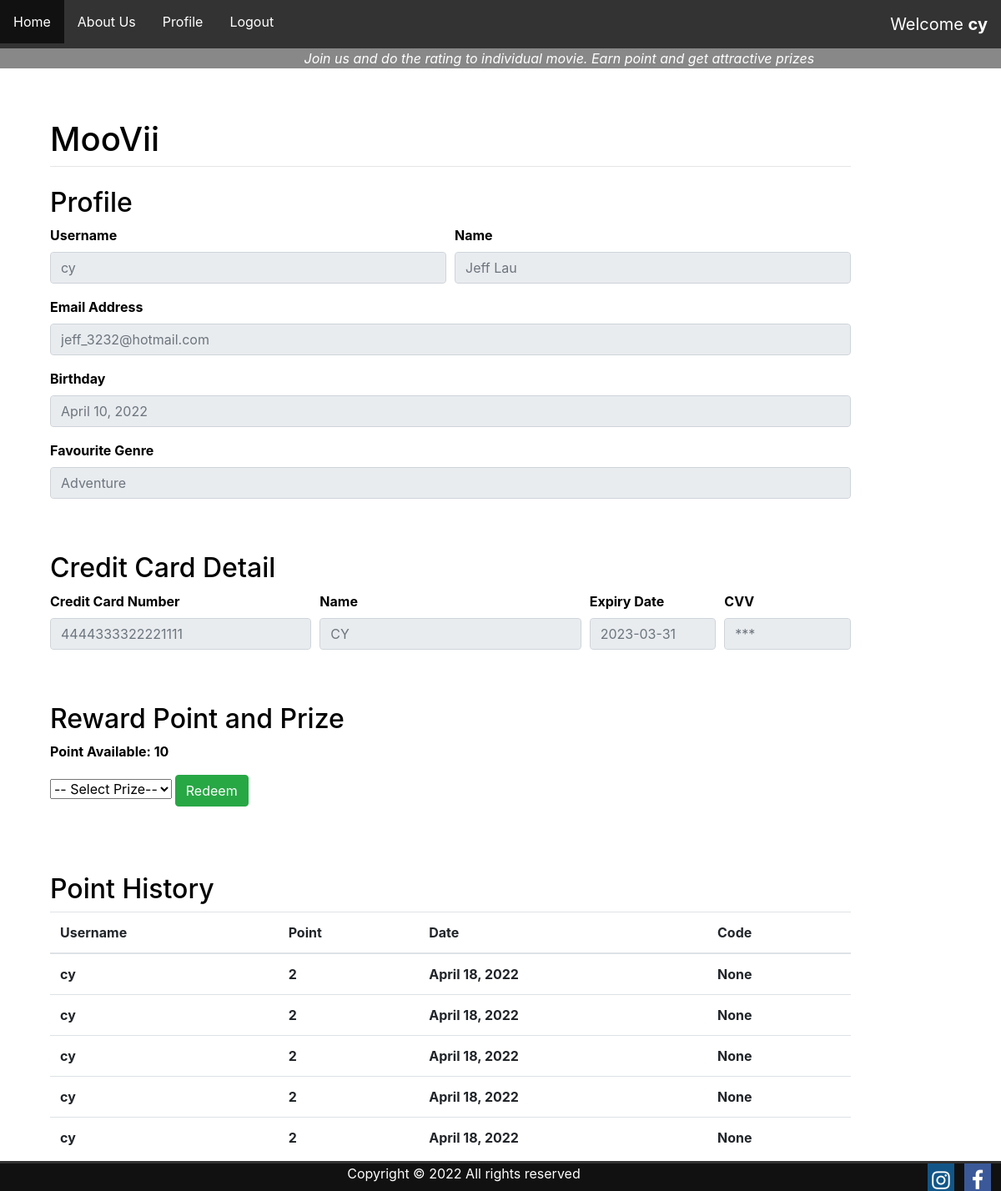
The page /profile/ (signed in) on the database as committed earlier.
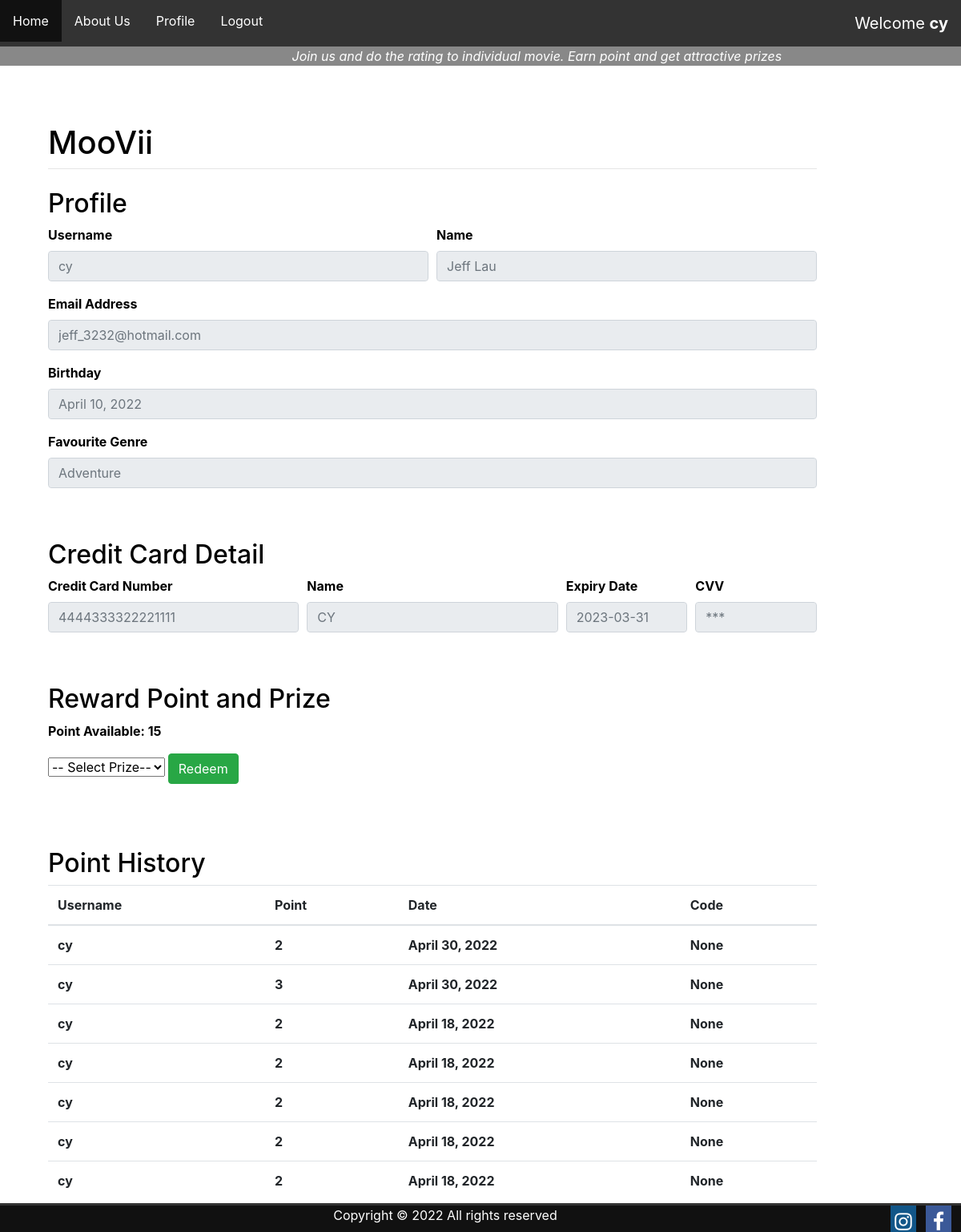
The same page on the database as committed later.
### main/models.py (models this page shows)
class Reward_Point(models.Model):
    id = models.AutoField(primary_key=True)
    user_id = models.ForeignKey(User, on_delete=models.CASCADE)
    point = models.IntegerField(default=None, blank=True, null=True)
    date_modified = models.DateField(auto_now_add=True)
    redeem_item_id = models.ForeignKey(PrizeList, on_delete=models.CASCADE, default=None, blank=True, null=True)
    code = models.CharField(max_length=50,default=None, blank=True, null=True)

### main/views.py (the view)
# urls.py: path("profile/", views.profile, name="profile"),
def profile(response):
    user = response.user
    data = Reward_Point.objects.filter(user_id=user).aggregate(thedata=Sum('point'))
    prize = PrizeList.objects.all()
    reward = Reward_Point.objects.filter(user_id=user).order_by('-id')
    msg = ''
    if 'prize_chosen' in response.POST:
        item = response.POST['prize_chosen']
        point = data['thedata']
        msg = ""
        chosenPrizeID = PrizeList.objects.get(pk=item)
        rp_PrizeItem = PrizeList.objects.filter(pk=item).values_list('require_points', flat=True)[0]
        if point is not None and point >= rp_PrizeItem:
            point = 0-rp_PrizeItem
            S = 30
            ran = ''.join(random.choices(string.ascii_uppercase + string.digits, k = S))
            if item == '1':
                ran = 'MV-'+ran
                msg = 'Please do a screenshot and present it to the staff  \n\n' + ran
            if item == '2':
                ran = 'FD-'+ran
                msg = 'Please do a screenshot and present it to the staff  \n\n' + ran
            if item == '3':
                ran = 'One month subscription'
                msg = 'We will extend your subscription for one month'
            r = Reward_Point(user_id=user, point=point, redeem_item_id=chosenPrizeID, code = ran)
            r.save()
            data = Reward_Point.objects.filter(user_id=user).aggregate(thedata=Sum('point'))
        else:
            msg = 'You do not have enough point'
    else:
        error = "something wrong"
    context = {"data":data,
                "prize":prize,
                "reward":reward,
                "msg": msg
    }
    return render(response, "main/profile.html", context)

### main/templates/main/profile.html (shortened to what this page needs)
{% extends "main/base.html" %}
{% block content %}
<h2>Profile</h2>
    <div class="form-row">
      <div class="form-group col-md-6">
        <label for="inputEmail4">Username</label>
        <input type="email" class="form-control" placeholder="{{ user }}" disabled="true">
      </div>
      <div class="form-group col-md-6">
        <label for="inputEmail4">Name</label>
        <input type="text" class="form-control" placeholder="{{ user.first_name }} {{ user.last_name }}" disabled="true">
      </div>
    </div>
    <div class="form-group">
      <label for="inputEmail4">Email Address</label>
      <input type="text" class="form-control" id="inputEmail4" placeholder="{{ user.email }}" disabled="true">
    </div>
    <div class="form-group">
      <label for="inputEmail4">Birthday</label>
      <input type="text" class="form-control" id="inputEmail4" placeholder="{{ user.account.dob }}" disabled="true">
    </div>
    <div class="form-group">
      <label for="inputEmail4">Favourite Genre</label>
      <input type="text" class="form-control" id="inputEmail4" placeholder="{{ user.account.genres }}" disabled="true">
    </div>
    <br /><br />
<h2>Credit Card Detail</h2>
    <div class="form-row">
      <div class="form-group col-md-4">
        <label for="inputEmail4">Credit Card Number</label>
        <input type="text" class="form-control" placeholder="{{ user.creditcard.cc_number }}" disabled="true">
      </div>
      <div class="form-group col-md-4">
        <label for="inputEmail4">Name</label>
        <input type="text" class="form-control" placeholder="{{ user.creditcard.cc_name }}" disabled="true">
      </div>
      <div class="form-group col-md-2">
        <label for="inputZip">Expiry Date</label>
        <input type="text" class="form-control" placeholder="{{ user.creditcard.cc_expirydate }}" disabled="true">
      </div>
      <div class="form-group col-md-2">
        <label for="inputZip">CVV</label>
        <input type="text" class="form-control" placeholder="***" disabled="true">
      </div>
    </div>
    <br /><br />
<h2>Reward Point and Prize</h2>
<p>Point Available: {{data.thedata}}</p>
<form method="POST" class="form-group" action="">
  <select name="prize_chosen" action="">
    <option selected disabled="true">-- Select Prize--</option>
  </select>
  <input type="submit" class="btn btn-success" value="Redeem">
</form>
<br />
<br />
<h2>Point History</h2>
<div class="table-responsive">
    <table class="table">
      <thead>
        <tr>
          <th scope="col">Username</th>
          <th scope="col">Point</th>
          <th scope="col">Date</th>
          <th scope="col">Code</th>
        </tr>
      </thead>
      <tbody>
        {% for td in reward.all %}
          <tr>
            <td>{{td.user_id}}</td>
            <td>{{td.point}}</td>
            <td>{{td.date_modified}}</td>
            <td>{{td.code}}</td>
          </tr>
        {% endfor %}
      </tbody>
    </table>
  </div>
{% endblock %}

Rows that differ between the two databases and show on the page:
added Reward_Point: user_id "cy", point "2", date_modified "April 30, 2022", code "None"
added Reward_Point: user_id "cy", point "3", date_modified "April 30, 2022", code "None"
Other text that changed with them:
{{ data.thedata }}: "10" → "15"
